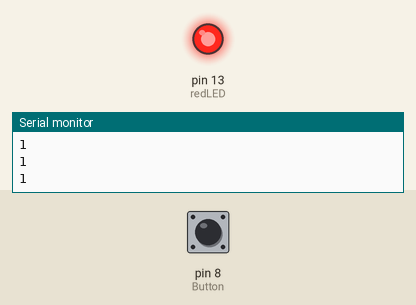
A sketch run on a simulated Arduino Uno, built with avr-gcc and run on an emulated ATmega328P. Shown: output pins drawn as LEDs (lit = HIGH), the last lines printed to the serial monitor. The test bench sets the inputs (shaded band); at power-on: pin 8 (Button) HIGH.

Above: at 1.2 s.
1.3 s: pin 8 (Button) pulled LOW for 0.15 s
At 1.37 s:
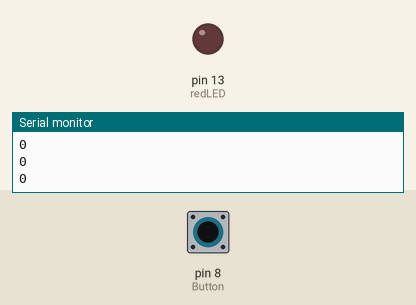
2.9 s: pin 8 (Button) pulled LOW for 3.2 s
At 6.6 s:
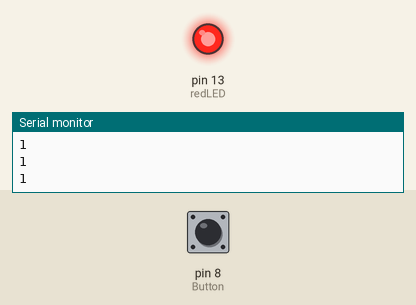
Timing chart, 0 to 8.1 s (numbered marks = the images above; inputs shaded):
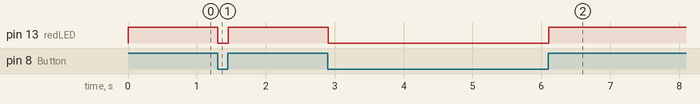

The sketch:

04_01_Button.ino
```cpp
/* Coding Array STARTER Kit for Arduino
 *
 * 예제 04_01_Button
 *
 * 이 스케치는 버튼 스위치 모듈 내부의 풀다운 저항을 사용하여
 *    버튼 스위치의 디지털 입력값에 따라 LED에 디지털 출력 명령을 내린다.
 *   풀다운 저항에 버튼 스위치가 연결되어 있을 경우
 *   평소 회로, 즉 버튼이 열여있을 때 LOW(0) 신호다.
 *
 *   if 조건문을 이용하여
 *   버튼 스위치를 누르면 회로가 연결되어 HIGH (1) 값이 반환되어 LED를 켜고
 *   버튼 스위치가 안 눌리면 회로가 열려 LOW (0) 값이 반환되어 LED를 끄는 시행을 해본다.
 *
 *   made by Arduinostory
 *   we@arduinostory.com
 */

int redLED = 13;       //  빨간 LED pin을 13번으로 설정.
int Button = 8;        // 버튼 스위치 pin를 8번으로 설정

void setup() {
  pinMode(Button, INPUT);                 // 버튼 핀을 입력으로 설정
  pinMode(redLED, OUTPUT);                //  redLED핀을 출력으로 설정

  Serial.begin(9600);                    // 9600 속도로 시리얼 통신 시작

}

void loop() {

  int sensorVal = digitalRead(Button);  // sensorVal 변수에 버튼 입력 값을 받는다. void 함수안에 넣은 변수는 지역변수

  Serial.println(sensorVal);          // 버튼의 값을 시리얼 창에 한 줄씩 나타내라.
  // Pull-down 저항이 연결되어 있으면 버튼이 열려있을 때 LOW(0), 눌렸을 때 HIGH (1) 값을 준다.
  // pull-up 저항은 버튼이 열려있을 때 HIGH (1)값을, 눌렀을 때 LOW(0)값을 준다.


  if (sensorVal == LOW) {         // 버튼이 열려있으면
    digitalWrite(redLED, LOW);          // redLED끄고
  }

  else {                        // 버튼이 눌려있으면
    digitalWrite(redLED, HIGH);        // redLED를 켜라.
  }
  delay(10);
}
```

Measured:
- after the input at 1.3 s, pin 13 (redLED): HIGH → LOW at once, → HIGH 0.15 s later
- after the input at 2.9 s, pin 13 (redLED): HIGH → LOW at once, → HIGH 3.2 s later
